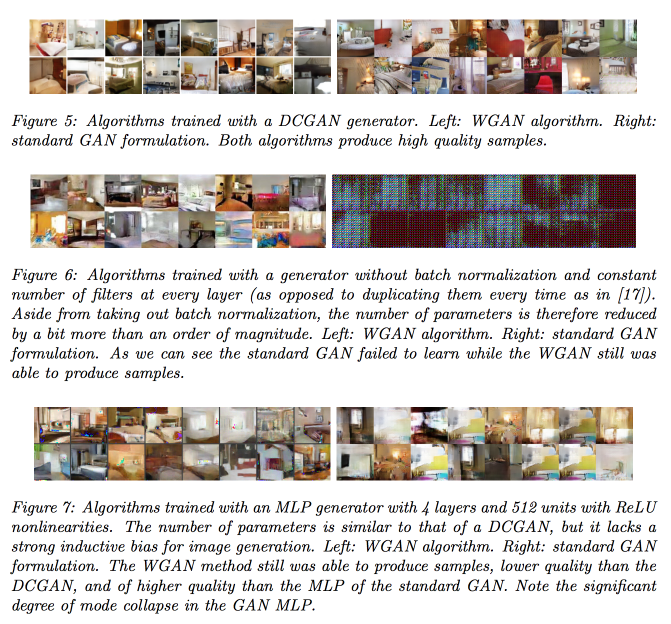
#> input picture imgs/compare_dcgan.png, 1342 x 1248 px, given in place of fake_samples_8000_fig6.png, which was not available (shown at 1/2 size)
$ python make_comparison.py
#> lines starting #> are read from the running program, lines starting #| are printed output that depends on the picture; pictures that were not available may be replaced by others from this repository, and a replacement may not be noted
from PIL import Image, ImageDraw, ImageFont
import os

# -------- paths --------
fig6_path = "outputs/fig6/fake_samples_8000_fig6.png"
fig7_path = "outputs/fig7/fake_samples_8000_fig7.png"
fig8_path = "outputs/fig8/fake_samples_8000_fig8.png"

print("Fig6 exists:", os.path.exists(fig6_path))
print("Fig7 exists:", os.path.exists(fig7_path))
print("Fig8 exists:", os.path.exists(fig8_path))

save_dir = "figures"
save_path = os.path.join(save_dir, "comparison.png")

os.makedirs(save_dir, exist_ok=True)

# -------- load images --------
img6 = Image.open(fig6_path).convert("RGB")
img7 = Image.open(fig7_path).convert("RGB")
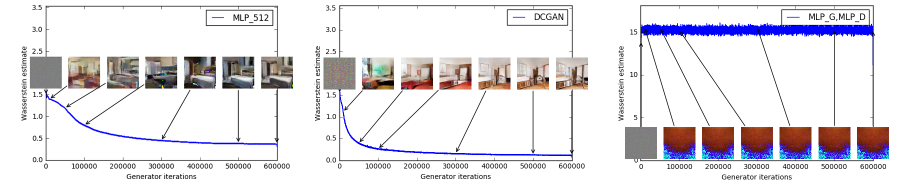
#> input picture imgs/w_combined.png, 1800 x 371 px, given in place of fake_samples_8000_fig7.png, which was not available (shown at 1/2 size)
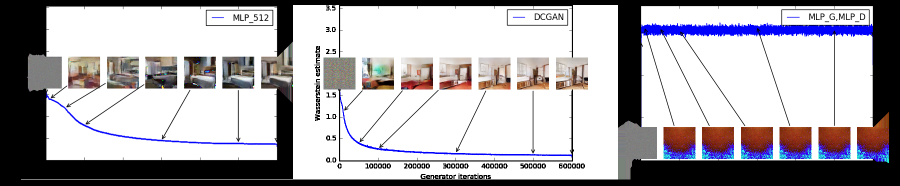
#> img7: PIL image 1800x371 RGB (shown at 1/2 size); mean R, G, B 174.1, 171.1, 175.9
img8 = Image.open(fig8_path).convert("RGB")

# -------- resize to same size --------
target_size = (320, 320)
img6 = img6.resize(target_size)
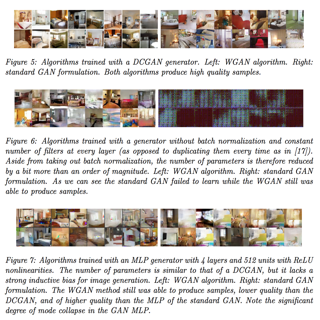
#> img6: PIL image 320x320 RGB; mean R, G, B 205.6, 200.5, 196.8
img7 = img7.resize(target_size)
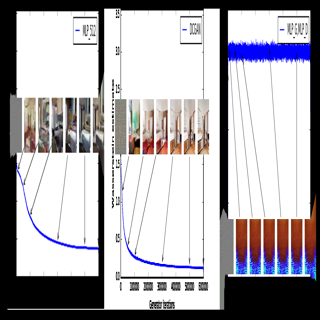
#> img7: PIL image 320x320 RGB; mean R, G, B 174, 170.9, 175.7
img8 = img8.resize(target_size)

# -------- canvas settings --------
padding = 20
label_height = 40
title_height = 50

canvas_width = target_size[0] * 3 + padding * 4
canvas_height = target_size[1] + title_height + label_height + padding * 2

canvas = Image.new("RGB", (canvas_width, canvas_height), "white")
#> canvas: PIL image 1040x450 RGB; every value is 255
draw = ImageDraw.Draw(canvas)

# -------- font --------
try:
    font_title = ImageFont.truetype("arial.ttf", 22)
    font_label = ImageFont.truetype("arial.ttf", 18)
except:
    font_title = ImageFont.load_default()
    font_label = ImageFont.load_default()

# -------- title --------
title = "WGAN Reproduction: Figures 6, 7, and 8"
draw.text((canvas_width // 2 - 170, 10), title, fill="black", font=font_title)

# -------- paste images --------
x1 = padding
x2 = x1 + target_size[0] + padding
x3 = x2 + target_size[0] + padding
y = title_height

canvas.paste(img6, (x1, y))
canvas.paste(img7, (x2, y))
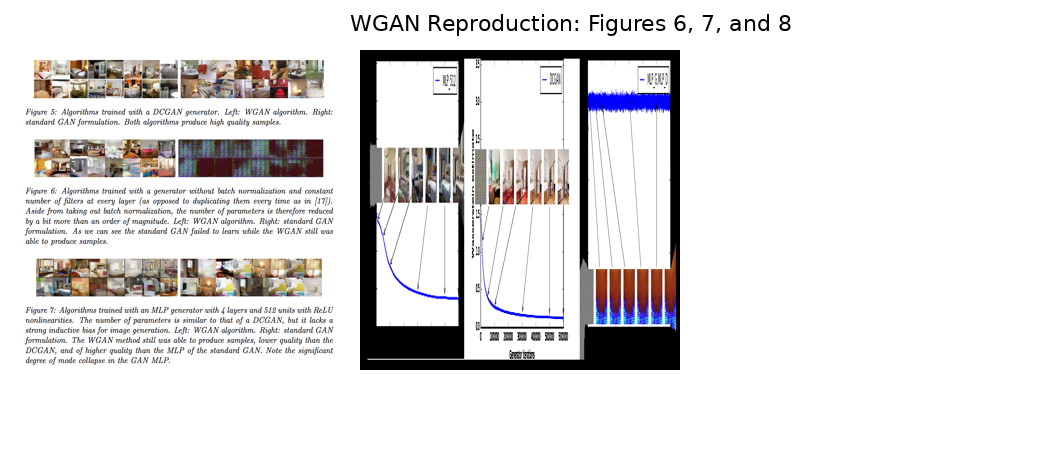
#> canvas: PIL image 1040x450 RGB; mean R, G, B 225.4, 223.6, 223.8
canvas.paste(img8, (x3, y))
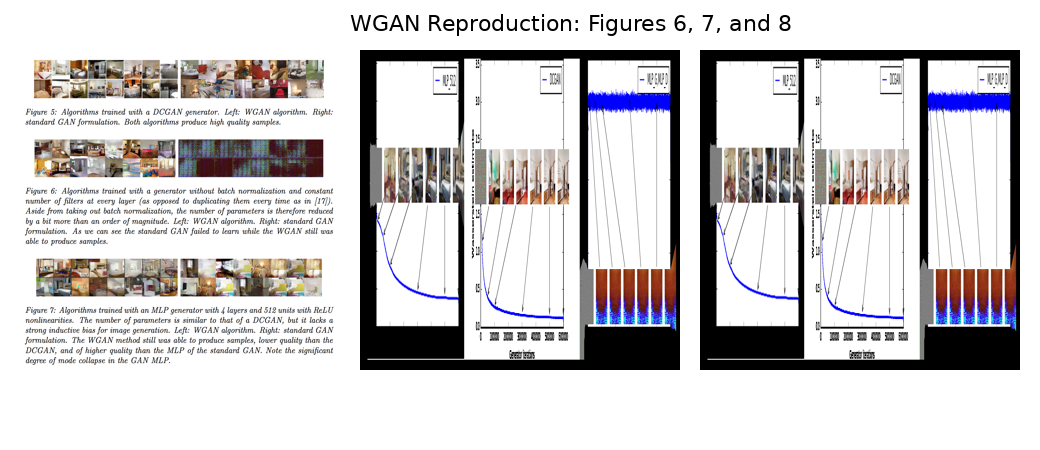
#> canvas: PIL image 1040x450 RGB; mean R, G, B 207.6, 205.2, 206.5

# -------- labels --------
draw.text((x1 + 90, y + target_size[1] + 8), "Fig 6: DCGAN", fill="black", font=font_label)
draw.text((x2 + 55, y + target_size[1] + 8), "Fig 7: No BN + Const", fill="black", font=font_label)
draw.text((x3 + 75, y + target_size[1] + 8), "Fig 8: MLP Gen", fill="black", font=font_label)

# -------- save --------
canvas.save(save_path)
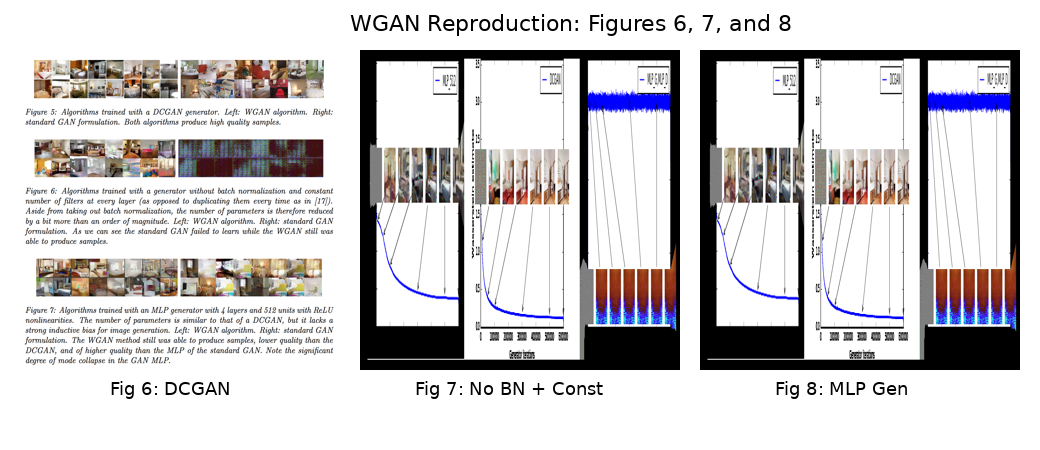
#> saved as comparison.png: PIL image 1040x450 RGB; mean R, G, B 206.7, 204.2, 205.6
print(f"Saved comparison image to: {save_path}")

print("Saved to:", os.path.abspath(save_path))
